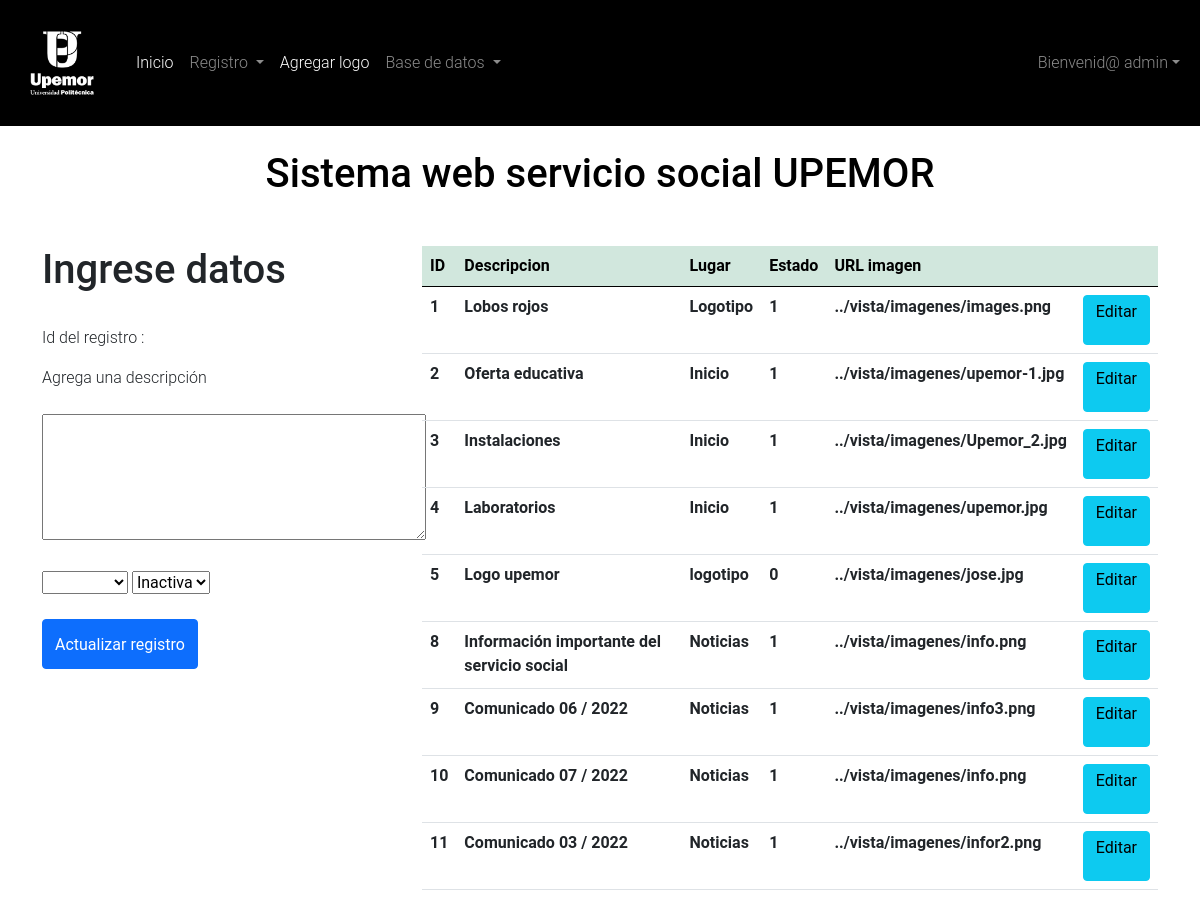
/vista/cambiarImagen.php (signed in), run on the app's committed database.
### tables this page shows
CREATE TABLE `imagenes` (
  `idImg` int(11) NOT NULL AUTO_INCREMENT,
  `descripcion` varchar(50) DEFAULT NULL,
  `lugarImg` varchar(30) DEFAULT NULL,
  `estado` tinyint(4) DEFAULT NULL,
  `foto` varchar(200) DEFAULT NULL,
  PRIMARY KEY (`idImg`)
);

### vista/cambiarImagen.php (the view, shortened to what this page needs)
<?php
    include("../conexion/connect_db.php");
    $sql2="SELECT * FROM imagenes";
    $query2=mysqli_query($mysqli,$sql2);
    $id=$_GET['id'];
    $sql="SELECT * FROM imagenes WHERE idImg='$id'";
    $query=mysqli_query($mysqli,$sql);
    $row=mysqli_fetch_array($query);
    $resultAll = mysqli_query($mysqli," SELECT foto FROM imagenes WHERE estado = '1' && lugarImg = 'Logotipo' ORDER BY idImg DESC LIMIT 1; ");
    $rowData = mysqli_fetch_array($resultAll);
?>
<!doctype html>
<html lang="en">
  <head>
    <link href="https://cdn.jsdelivr.net/npm/bootstrap@5.0.2/dist/css/bootstrap.min.css" rel="stylesheet">
    <link rel="stylesheet" href="../vista/style/estilos.css" />
  </head>
  <body class="">
    <nav class="navbar navbar-expand-lg navbar navbar-dark bg-dark">
      <div class="container-fluid">
        <a class="navbar-brand" href="#">
          <img src="<?php echo $rowData['foto']; ?>" alt="logo" width="100">
        </a>
        <div class="collapse navbar-collapse" id="navbarSupportedContent">
          <ul class="navbar-nav me-auto mb-2 mb-lg-0">
            <li class="nav-item">
              <a class="nav-link active" aria-current="page" href="../vista/indexAdmin.php">Inicio</a>
            </li>
            <li class="nav-item dropdown">
              <a class="nav-link dropdown-toggle" href="#" id="navbarDropdown" role="button" data-bs-toggle="dropdown" aria-expanded="false">
                Registro
              </a>
            </li>
            <li class="nav-item">
              <a class="nav-link active" aria-current="page" href="../vista/agregarLogo.php">Agregar logo</a>
            </li>
            <li class="nav-item dropdown">
              <a class="nav-link dropdown-toggle" href="#" id="navbarDropdown" role="button" data-bs-toggle="dropdown" aria-expanded="false">
                Base de datos
              </a>
            </li>
          </ul>
          <ul class="navbar-nav">
              <li class="nav-item dropdown">
              <a class="nav-link dropdown-toggle" href="#" id="navbarDropdown" role="button" data-bs-toggle="dropdown" aria-expanded="false">Bienvenid@ <?php echo $_SESSION['NombreUsuario'] ?></a>
        </div>
      </div>
    </nav>
    <section>
      <h1 class="font-weight-bold mb-4 text-center p-4">Sistema web servicio social UPEMOR</h1>
          <div class="container mt-4">
                    <div class="row">
                        <div class="col-md-4">
                            <h1 class="text-dark">Ingrese datos</h1>
                            <br>
                                <form action="../control/cambiarLogo.php" method="post" enctype="multipart/form-data" >
                                  <p class="text-dark">Id del registro :<?php echo $row['idImg']  ?></p>
                                  <label class="text-dark">Agrega una descripción</label>
                                  <br>
                                  <br>
                                  <textarea name="descripcion" rows="5" cols="40"><?php echo $row['descripcion']  ?></textarea>
                                  <br>
                                  <br>
                                  <select name="lug">
                                      <option value="<?php echo $row['lugarImg']  ?>"><?php echo $row['lugarImg']  ?></option>
                                      <option value="Logotipo">Logotipo</option>
                                  </select>
                                  <select name="activ">
                                    <option value="<?php echo $row['estado']  ?>">
                                      <?php if ($row['estado'] == 0) { ?>
                                        Inactiva</option>
                                      <?php } ?>
                                  </select>
                                  <br>
                                  <br>
                                  <button type="submit" class="btn btn-primary w-30">Actualizar registro</button>
                                  <br>
                                  <br>
                                </form>
                        </div>
                        <div class="col-md-8">
                            <table class="table" >
                                <thead class="table-success table-striped" >
                                    <tr>
                                        <th>ID</th>
                                        <th>Descripcion</th>
                                        <th>Lugar</th>
                                        <th>Estado</th>
                                        <th>URL imagen</th>
                                        <th></th>
                                    </tr>
                                </thead>
                                <tbody>
                                        <?php
                                            while($row=mysqli_fetch_array($query2)){
                                        ?>
                                            <tr>
                                                <th><?php  echo $row['idImg']?></th>
                                                <th><?php  echo $row['descripcion']?></th>
                                                <th><?php  echo $row['lugarImg']?></th>
                                                <th><?php  echo $row['estado']?></th>
                                                <th><?php  echo $row['foto']?></th>
                                                <th><a href="cambiarImagen.php?id=<?php echo $row['idImg'] ?>" class="btn btn-info">Editar</a></th>
                                            </tr>
                                        <?php
                                            }
                                        ?>
                                </tbody>
                            </table>
                        </div>
                    </div>
            </div>
    </section>
  </body>
</html>

### vista/style/estilos.css (style rules this page uses)
:root { --dark: #000000; --dark-x: #1e2126; }
body { font-family: 'Roboto', sans-serif; font-weight: 300; color: var(--light); }
.bg-dark { background-color: var(--dark) !important; }
.form-control, .btn { min-height: 3.125rem; line-height: initial; }
* { box-sizing: border-box; }

### data on the page
imagenes: foto (picture), idImg "1", descripcion "Lobos rojos", lugarImg "Logotipo", estado "1", foto "../vista/imagenes/images.png"
imagenes: idImg "2", descripcion "Oferta educativa", lugarImg "Inicio", estado "1", foto "../vista/imagenes/upemor-1.jpg"
imagenes: idImg "3", descripcion "Instalaciones", lugarImg "Inicio", estado "1", foto "../vista/imagenes/Upemor_2.jpg"
imagenes: idImg "4", descripcion "Laboratorios", lugarImg "Inicio", estado "1", foto "../vista/imagenes/upemor.jpg"
imagenes: idImg "5", descripcion "Logo upemor", lugarImg "logotipo", estado "0", foto "../vista/imagenes/jose.jpg"
imagenes: idImg "8", descripcion "Información importante del servicio social", lugarImg "Noticias", estado "1", foto "../vista/imagenes/info.png"
imagenes: idImg "9", descripcion "Comunicado 06 / 2022", lugarImg "Noticias", estado "1", foto "../vista/imagenes/info3.png"
imagenes: idImg "10", descripcion "Comunicado 07 / 2022", lugarImg "Noticias", estado "1", foto "../vista/imagenes/info.png"
imagenes: idImg "11", descripcion "Comunicado 03 / 2022", lugarImg "Noticias", estado "1", foto "../vista/imagenes/infor2.png"

### other printed values
$_SESSION['NombreUsuario'] "admin"
